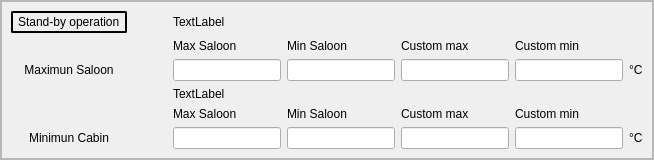
            <widget class="QFrame" name="frame_7">
             <property name="frameShape">
              <enum>QFrame::StyledPanel</enum>
             </property>
             <property name="frameShadow">
              <enum>QFrame::Raised</enum>
             </property>
             <layout class="QVBoxLayout" name="verticalLayout_6">
              <property name="leftMargin">
               <number>0</number>
              </property>
              <property name="topMargin">
               <number>0</number>
              </property>
              <property name="rightMargin">
               <number>0</number>
              </property>
              <property name="bottomMargin">
               <number>0</number>
              </property>
              <item>
               <widget class="QFrame" name="frame_8">
                <property name="frameShape">
                 <enum>QFrame::StyledPanel</enum>
                </property>
                <property name="frameShadow">
                 <enum>QFrame::Raised</enum>
                </property>
                <layout class="QGridLayout" name="gridLayout_3">
                 <item row="2" column="1">
                  <spacer name="horizontalSpacer_2">
                   <property name="orientation">
                    <enum>Qt::Horizontal</enum>
                   </property>
                   <property name="sizeHint" stdset="0">
                    <size>
                     <width>40</width>
                     <height>20</height>
                    </size>
                   </property>
                  </spacer>
                 </item>
                 <item row="2" column="5">
                  <widget class="QLineEdit" name="txtCustomMinSaloon"/>
                 </item>
                 <item row="2" column="4">
                  <widget class="QLineEdit" name="txtCustomMaxSaloon"/>
                 </item>
                 <item row="0" column="0">
                  <widget class="QLabel" name="label_2">
                   <property name="styleSheet">
                    <string notr="true">border-radius:2px;
padding:2px;
border:2px solid black;
</string>
                   </property>
                   <property name="text">
                    <string>Stand-by operation</string>
                   </property>
                  </widget>
                 </item>
                 <item row="4" column="3">
                  <widget class="QLabel" name="labelSaloonStandard_9">
                   <property name="text">
                    <string>Min Saloon</string>
                   </property>
                   <property name="alignment">
                    <set>Qt::AlignLeading|Qt::AlignLeft|Qt::AlignVCenter</set>
                   </property>
                  </widget>
                 </item>
                 <item row="0" column="2">
                  <widget class="QLabel" name="lblSaloonStandard_3">
                   <property name="text">
                    <string>TextLabel</string>
                   </property>
                  </widget>
                 </item>
                 <item row="3" column="2">
                  <widget class="QLabel" name="lblCabinStandard_3">
                   <property name="text">
                    <string>TextLabel</string>
                   </property>
                  </widget>
                 </item>
                 <item row="4" column="2">
                  <widget class="QLabel" name="labelSaloonStandard_8">
                   <property name="text">
                    <string>Max Saloon</string>
                   </property>
                   <property name="alignment">
                    <set>Qt::AlignLeading|Qt::AlignLeft|Qt::AlignVCenter</set>
                   </property>
                  </widget>
                 </item>
                 <item row="5" column="4">
                  <widget class="QLineEdit" name="txtCustomMaxCabin"/>
                 </item>
                 <item row="5" column="3">
                  <widget class="QLineEdit" name="txtNormMinCabin"/>
                 </item>
                 <item row="5" column="2">
                  <widget class="QLineEdit" name="txtNormMaxCabin"/>
                 </item>
                 <item row="2" column="3">
                  <widget class="QLineEdit" name="txtNormMinSaloon"/>
                 </item>
                 <item row="2" column="2">
                  <widget class="QLineEdit" name="txtNormMaxSaloon"/>
                 </item>
                 <item row="4" column="4">
                  <widget class="QLabel" name="labelSaloonStandard_6">
                   <property name="text">
                    <string>Custom max</string>
                   </property>
                   <property name="alignment">
                    <set>Qt::AlignLeading|Qt::AlignLeft|Qt::AlignVCenter</set>
                   </property>
                  </widget>
                 </item>
                 <item row="5" column="5">
                  <widget class="QLineEdit" name="txtCustomMinCabin"/>
                 </item>
                 <item row="1" column="2">
                  <widget class="QLabel" name="lblSaloonStandard_10">
                   <property name="text">
                    <string>Max Saloon</string>
                   </property>
                   <property name="alignment">
                    <set>Qt::AlignLeading|Qt::AlignLeft|Qt::AlignVCenter</set>
                   </property>
                  </widget>
                 </item>
                 <item row="4" column="5">
                  <widget class="QLabel" name="lblSaloonStandard_11">
                   <property name="text">
                    <string>Custom min</string>
                   </property>
                   <property name="alignment">
                    <set>Qt::AlignLeading|Qt::AlignLeft|Qt::AlignVCenter</set>
                   </property>
                  </widget>
                 </item>
                 <item row="1" column="4">
                  <widget class="QLabel" name="lblSaloonStandard_12">
                   <property name="text">
                    <string>Custom max</string>
                   </property>
                   <property name="alignment">
                    <set>Qt::AlignLeading|Qt::AlignLeft|Qt::AlignVCenter</set>
                   </property>
                  </widget>
                 </item>
                 <item row="1" column="3">
                  <widget class="QLabel" name="lblSaloonStandard_13">
                   <property name="text">
                    <string>Min Saloon</string>
                   </property>
                   <property name="alignment">
                    <set>Qt::AlignLeading|Qt::AlignLeft|Qt::AlignVCenter</set>
                   </property>
                  </widget>
                 </item>
                 <item row="1" column="5">
                  <widget class="QLabel" name="labelSaloonStandard_12">
                   <property name="text">
                    <string>Custom min</string>
                   </property>
                   <property name="alignment">
                    <set>Qt::AlignLeading|Qt::AlignLeft|Qt::AlignVCenter</set>
                   </property>
                  </widget>
                 </item>
                 <item row="5" column="0">
                  <widget class="QLabel" name="labelTicStandard_2">
                   <property name="text">
                    <string>Minimun Cabin</string>
                   </property>
                   <property name="alignment">
                    <set>Qt::AlignCenter</set>
                   </property>
                  </widget>
                 </item>
                 <item row="2" column="0">
                  <widget class="QLabel" name="labelSaloonStandard_7">
                   <property name="text">
                    <string>Maximun Saloon</string>
                   </property>
                   <property name="alignment">
                    <set>Qt::AlignCenter</set>
                   </property>
                  </widget>
                 </item>
                 <item row="2" column="6">
                  <widget class="QLabel" name="label_88">
                   <property name="text">
                    <string>°C</string>
                   </property>
                  </widget>
                 </item>
                 <item row="5" column="6">
                  <widget class="QLabel" name="label_89">
                   <property name="text">
                    <string>°C</string>
                   </property>
                  </widget>
                 </item>
                </layout>
               </widget>
              </item>
             </layout>
            </widget>
